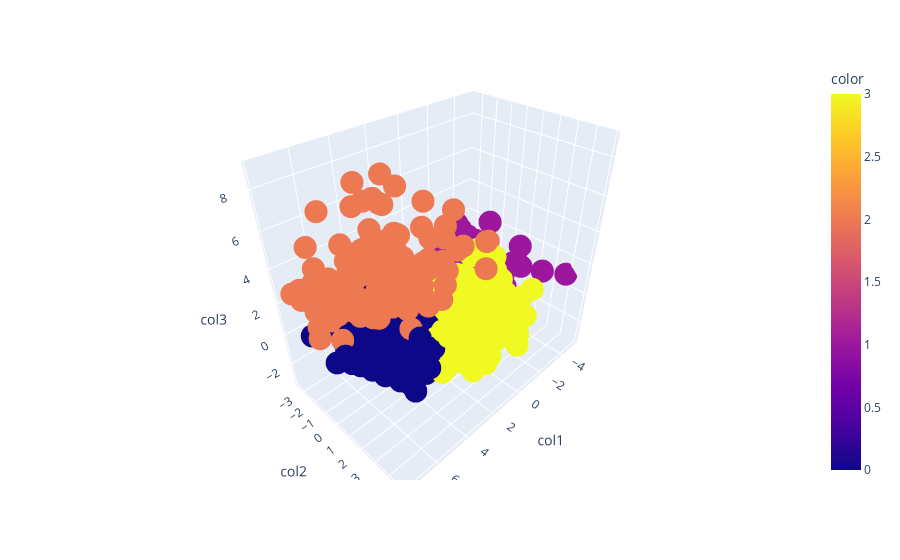

The notebook cell this image was saved under:
### Code cell
px.scatter_3d(data_frame=scaled_df, x = 'col1', y = 'col2', z = 'col3',
              color= predictions)

### Figure 1 — Plotly figure (JSON) as saved in the notebook; plotly's stock layout.template omitted (floating-point values rounded to 4 significant figures; data arrays with more than 128 entries replaced by an {"elided": "..."} marker saying what was removed)
{"data": [{"hovertemplate": "col1=%{x}<br>col2=%{y}<br>col3=%{z}<br>color=%{marker.color}<extra></extra>", "legendgroup": "", "marker": {"color": {"elided": "2216 int values"}, "coloraxis": "coloraxis", "symbol": "circle"}, "mode": "markers", "name": "", "scene": "scene", "showlegend": false, "type": "scatter3d", "x": {"elided": "2216 float values"}, "y": {"elided": "2216 float values"}, "z": {"elided": "2216 float values"}}], "layout": {"coloraxis": {"colorbar": {"title": {"text": "color"}}, "colorscale": [[0, "#0d0887"], [0.1111, "#46039f"], [0.2222, "#7201a8"], [0.3333, "#9c179e"], [0.4444, "#bd3786"], [0.5556, "#d8576b"], [0.6667, "#ed7953"], [0.7778, "#fb9f3a"], [0.8889, "#fdca26"], [1, "#f0f921"]]}, "legend": {"tracegroupgap": 0}, "margin": {"t": 60}, "scene": {"domain": {"x": [0, 1], "y": [0, 1]}, "xaxis": {"title": {"text": "col1"}}, "yaxis": {"title": {"text": "col2"}}, "zaxis": {"title": {"text": "col3"}}}}}
